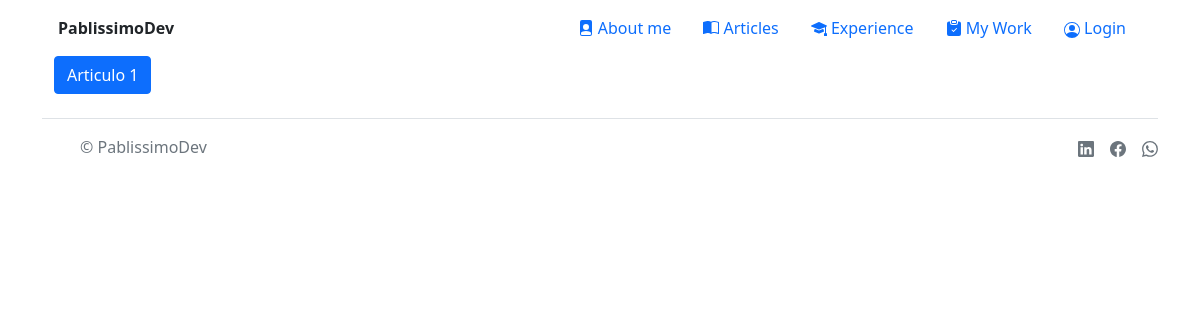
The app's page /articles/, older data.
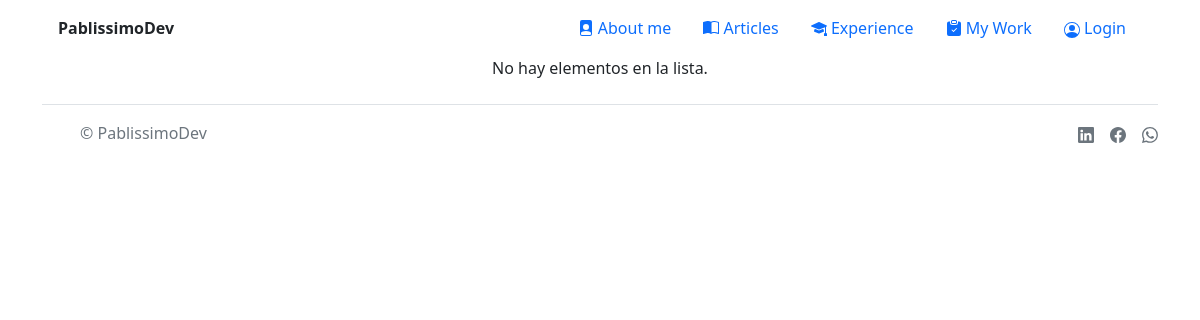
The same page, newer data.
### core/models.py (models this page shows, shortened)
class Article(models.Model):
    articles_name = models.CharField(max_length=80)
    articles_subname = models.CharField(max_length=100)
    articles_text = models.TextField()
    articles_year = models.IntegerField(max_length=4)

### core/views.py (the view)
# urls.py: path('articles/', views.articles, name="Articles"),
def articles(request):
    articles_list = Article.objects.all()
    return render(request, "articles.html", {"articles_list": articles_list})

### app/templates/articles.html (shortened to what this page needs)
{% extends 'base.html' %}
{% load static %}
{% block main %}
<div class="container">
   {% if articles_list %}
      {% for item in articles_list %}
      <p>
         <button class="btn btn-primary" type="button" data-bs-toggle="collapse" data-bs-target="#c{{item.id}}" aria-expanded="false" aria-controls="c{{item.id}}">
            {{item.articles_name}}
         </button>
      </p>
      {% endfor %}
   {% else %}
      <p class="text-center">No hay elementos en la lista.</p>
   {% endif %}
</div>
{% endblock main %}

Row changes from the older to the newer data that the page shows:
removed Article: articles_name "Articulo 1"
Text that changed along with them:
text now shown: "No hay elementos en la lista."
